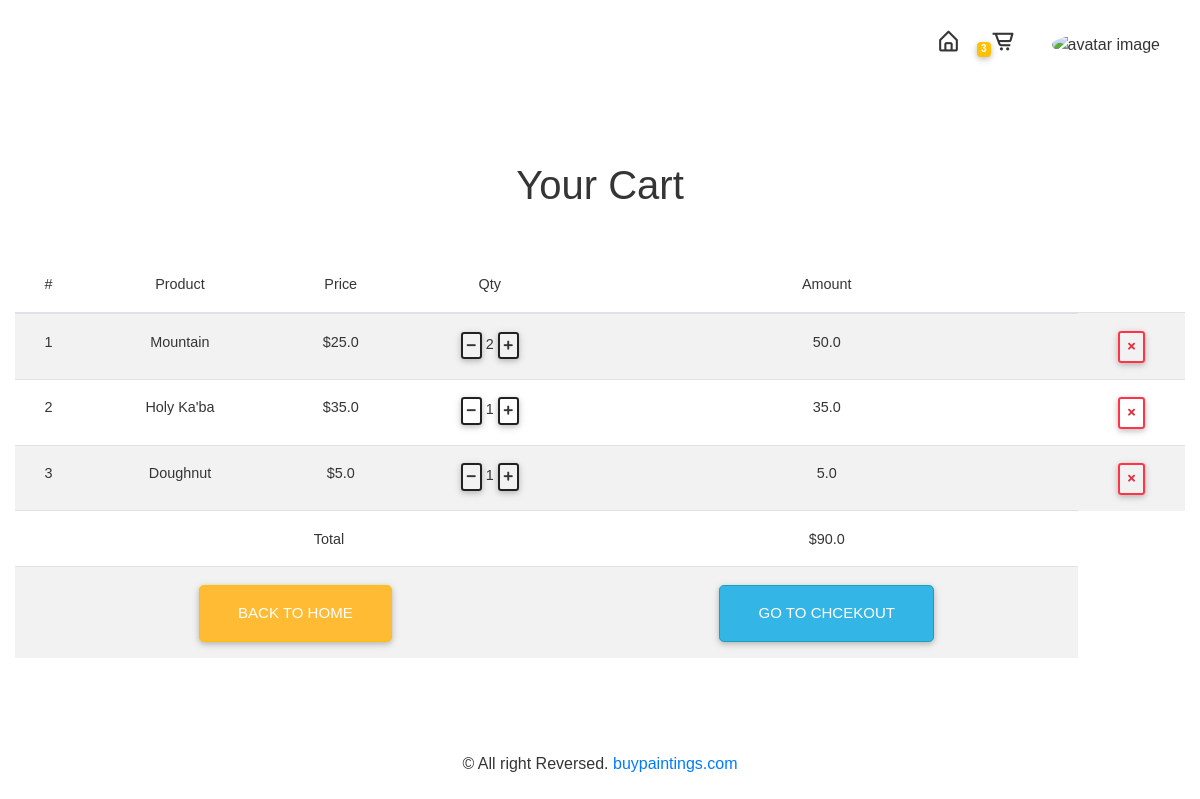
The page /cart/ (signed in) on the database its author committed.
### home/models.py (models this page shows, shortened)
class Order_Product(models.Model):
    CHOICES = (
        ('Pending', 'Pending'),
        ('Delivered', 'Delivered'),
        ('Cancled', 'Cancled'),
    )
    user = models.ForeignKey(User, null=True, on_delete=models.CASCADE)
    cartitem = models.ManyToManyField(Cart)
    address = models.ForeignKey(address, null=True, on_delete=models.CASCADE)
    ordered = models.BooleanField(default=False)
    status = models.CharField(
        max_length=100, null=True, choices=CHOICES, default=CHOICES[0][0])
    def orderTotal(self):
        t = 0
        for i in self.cartitem.all():
            t += i.productTotal()
        return t

class Cart(models.Model):
    user = models.ForeignKey(User, null=True, on_delete=models.CASCADE)
    product = models.ForeignKey(Product, null=True, on_delete=models.CASCADE)
    quantity = models.IntegerField(default=1)
    purchased = models.BooleanField(default=False)
    def productTotal(self):
        t = self.product.price * self.quantity
        return t

### product/models.py (models this page shows, shortened)
class Product(models.Model):
    title = models.CharField(max_length=100, null=True)
    description = models.CharField(max_length=1000, null=True)
    product_image = models.ImageField(default="product.jpg", null=True)
    category = models.ForeignKey(Category, null=True, on_delete=models.CASCADE)
    price = models.FloatField('Price : $', null=True)
    date_created = models.DateTimeField(auto_now_add=True, null=True)

### home/views.py (the view)
# urls.py: path('cart/', cartView, name='cart'),
def cartView(request):
    user = request.user
    cart_item = Cart.objects.filter(user=user, purchased=False)
    category = Category.objects.all()
    order_item = Order_Product.objects.filter(user=user, ordered=False)
    if cart_item.exists():
        order = order_item[0]
        return render(request, 'cart.html', {'cart': cart_item, 'order': order, 'category': category})
    else:
        return render(request, 'cart.html')

### home/templatetags/cartcounter.py (called while the page is built)
@register.filter
def cart_count(user):
    order = Order_Product.objects.filter(user=user, ordered=False)
    if order.exists():
        return order[0].cartitem.count()
    else:
        return 0

### home/templates/cart.html
{% extends "base.html"%} {%block content%}
<div class="container-fluid text-center mb-5 mt-5">
  <h1 class="mb-5 pt-4">Your Cart</h1>
  <table class="table table-striped mb-5">
    <thead>
      <tr>
        <th scope="col">#</th>
        <th scope="col">Product</th>
        <th scope="col">Price</th>
        <th scope="col">Qty</th>
        <th scope="col">Amount</th>
      </tr>
    </thead>
    <tbody>
      {% for i in cart %}
      <tr>
        <th scope="row">{{ forloop.counter }}</th>
        <td>{{i.product.title}}</td>
        <td>${{i.product.price}}</td>
        <td>
          <a
            href="{% url 'minuscart' i.product.id %}"
            class="btn btn-sm btn-outline-dark p-1"
          >
            <i class="fas fa-minus"></i
          ></a>
          {{i.quantity}}
          <a
            href="{% url 'pluscart' i.product.id %}"
            class="btn btn-sm btn-outline-dark p-1"
          >
            <i class="fas fa-plus"></i
          ></a>
        </td>
        <td>{{i.productTotal}}</td>
        <td>
          <a
            href="{% url 'removecart' i.product.id %}"
            class="btn btn-sm btn-outline-danger px-2"
          >
            <i class="fas fa-times text-danger"></i
          ></a>
        </td>
      </tr>
      {% endfor %}
      <tr>
        <th scope="row"></th>
        <td colspan="3">Total</td>
        <td>${{ order.orderTotal }}</td>
      </tr>
      <tr>
        <td colspan="4">
          <a href="{% url 'home' %}" class="btn btn-warning btn-lg"
            >Back To Home</a
          >
        </td>
        <td>
          <a class="btn btn-info btn-lg" href="{% url 'checkout' %}"
            >Go To Chcekout</a
          >
        </td>
      </tr>
    </tbody>
  </table>
</div>
{%endblock content%}

### templates/base.html (shortened to what this page needs)
<!DOCTYPE html>
<html lang="en">
  <head>
    {% load static %}
    <link rel="stylesheet" href="{% static 'css/style.css' %}" />
    <link rel="stylesheet" href="{% static 'css/mdb.css' %}" />
    <link
      rel="stylesheet"
      href="https://stackpath.bootstrapcdn.com/bootstrap/4.5.2/css/bootstrap.min.css"
    />
    <link
      rel="stylesheet"
      href="https://cdnjs.cloudflare.com/ajax/libs/font-awesome/5.15.1/css/all.min.css"
    />
    <link
      href="https://unpkg.com/boxicons@2.0.7/css/boxicons.min.css"
      rel="stylesheet"
    />
    <link
      rel="stylesheet"
      href="https://stackpath.bootstrapcdn.com/font-awesome/4.7.0/css/font-awesome.min.css"
    />
  </head>
  <body>
    <header class="py-3">
      <div class="row flex-nowrap justify-content-between align-items-center">
        <div class="col-4 pt-1">
        </div>
        <div class="col-4 d-flex justify-content-end align-items-center">
          <a class="link" href="{% url 'home' %}">
            <i style="font-size: 25px" class="bx bx-home-alt"></i
          ></a>
          {% if user.is_authenticated %}{% load cartcounter %}
          <a class="nav-link" href="{% url 'cart' %}">
            <span style="font-size: 10px" class="badge badge-sm bg-warning"
              >{{request.user | cart_count }}</span
            ><i style="font-size: 25px" class="bx bx-cart-alt bx-tada pr-1"></i>
          </a>
          <div class="dropdown pr-4">
            <a class="nav-link dropbtn" href="#">
              <img
                width="25"
                src="{{request.user.customer.profile_pic.url}}"
                class="rounded-circle z-depth-0"
                alt="avatar image"
              />
            </a>
          </div>
          {% endif %}
        </div>
      </div>
    </header>
    {%block content%} {%endblock content%}
    <footer>
      <div class="p-0 m-0">
        <div class="p-4 text-center">
          <p class="h6 p-4">
            © All right Reversed.<a href="#"> buypaintings.com</a>
          </p>
        </div>
      </div>
    </footer>
  </body>
</html>

### static/css/style.css (style rules this page uses)
* { padding: 0%; margin: 0%; scroll-behavior: smooth; color: #353535; }

### templates/base.html (style rules this page uses)
body { margin: 0; padding: 0; font-family: "Teko", sans-serif; }
.dropbtn { padding: 16px; font-size: 16px; border: none; }
.dropdown { position: relative; display: inline-block; }

### rows shown on the page
Cart: product "Mountain", product.price "25.0", quantity "2", productTotal "50.0"
Cart: product "Holy Ka'ba", product.price "35.0", quantity "1", productTotal "35.0"
Cart: product "Doughnut", product.price "5.0", quantity "1", productTotal "5.0"
Order_Product: orderTotal "90.0"

### other values the page prints
{{ request.user | cart_count }} "3"
